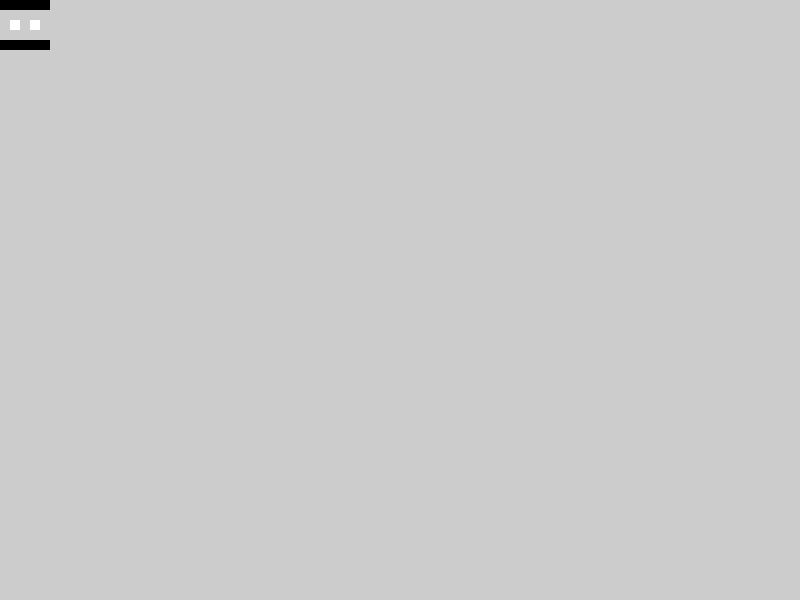
Frame 1 (no input)
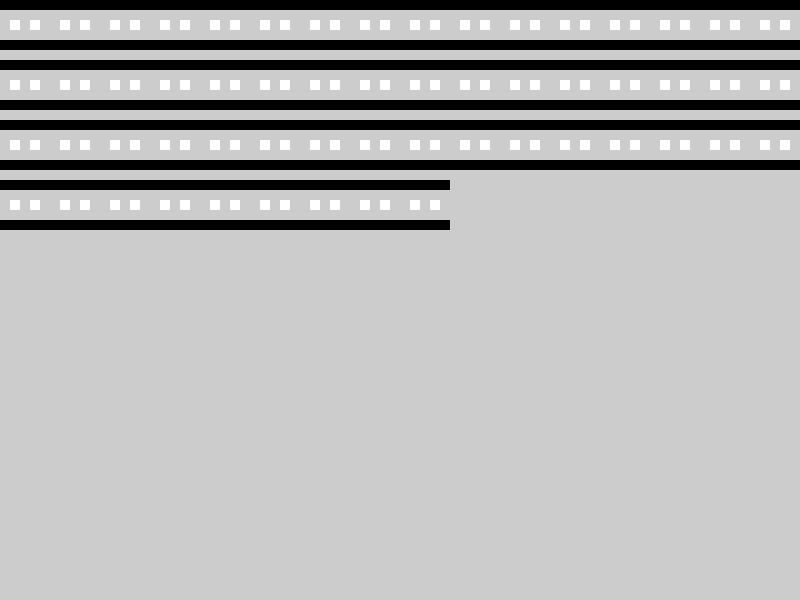
Frame 60 (the mouse pressed at the canvas centre just before this capture)
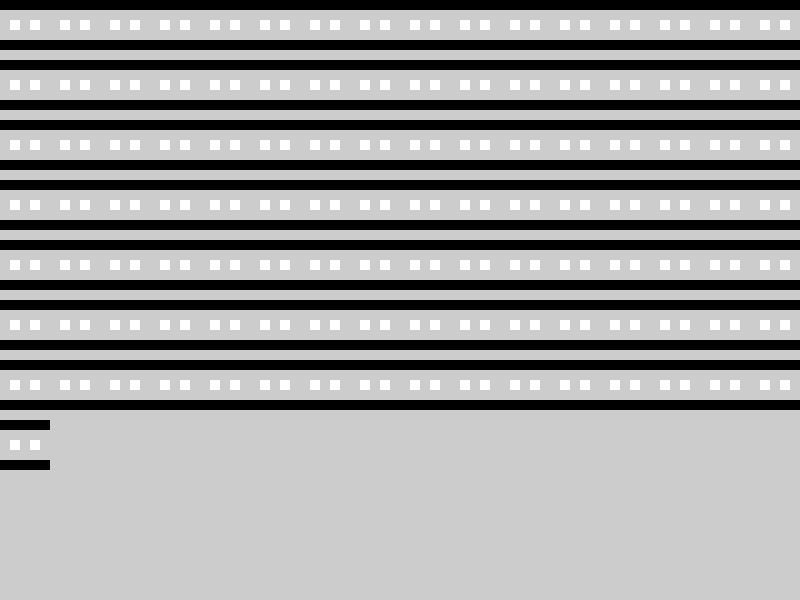
Frame 120 (the mouse held since frame 60 and released just before this capture)

The Processing sketch that drew these frames (run headless with seeded random() and noise(); from frame 60 on, the mouse is pressed at the canvas centre):

// Processing sketch: pattern02
// ── pattern02.pde
int posX = 0;
int posY = 0;

void setup() {
  size(800, 600);
}

void draw() {
  if (posY < 600) {
    if (posX < 800) {
      translate(posX, posY);
      pattern02();
      posX += 50;
    } else {
      posY+= 60;
      posX = 0;
    }
  }
}

void pattern02() {
  noStroke();
  fill(0);
  rect(0, 0, 50, 10);
  fill(255);
  rect(10, 20, 10, 10);
  rect(30, 20, 10, 10);
  fill(0);
  rect(0, 40, 50, 10);
  fill(255);
}
